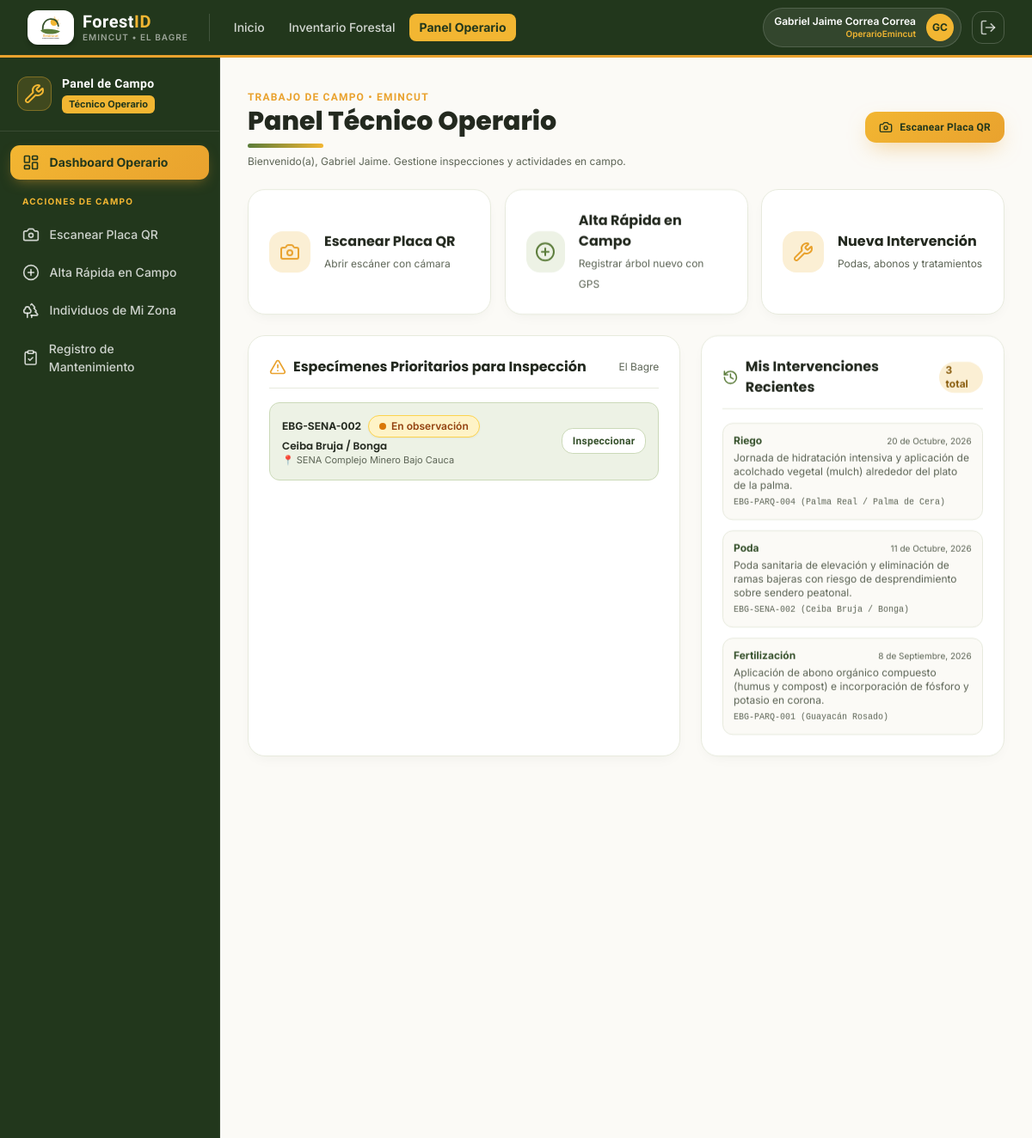
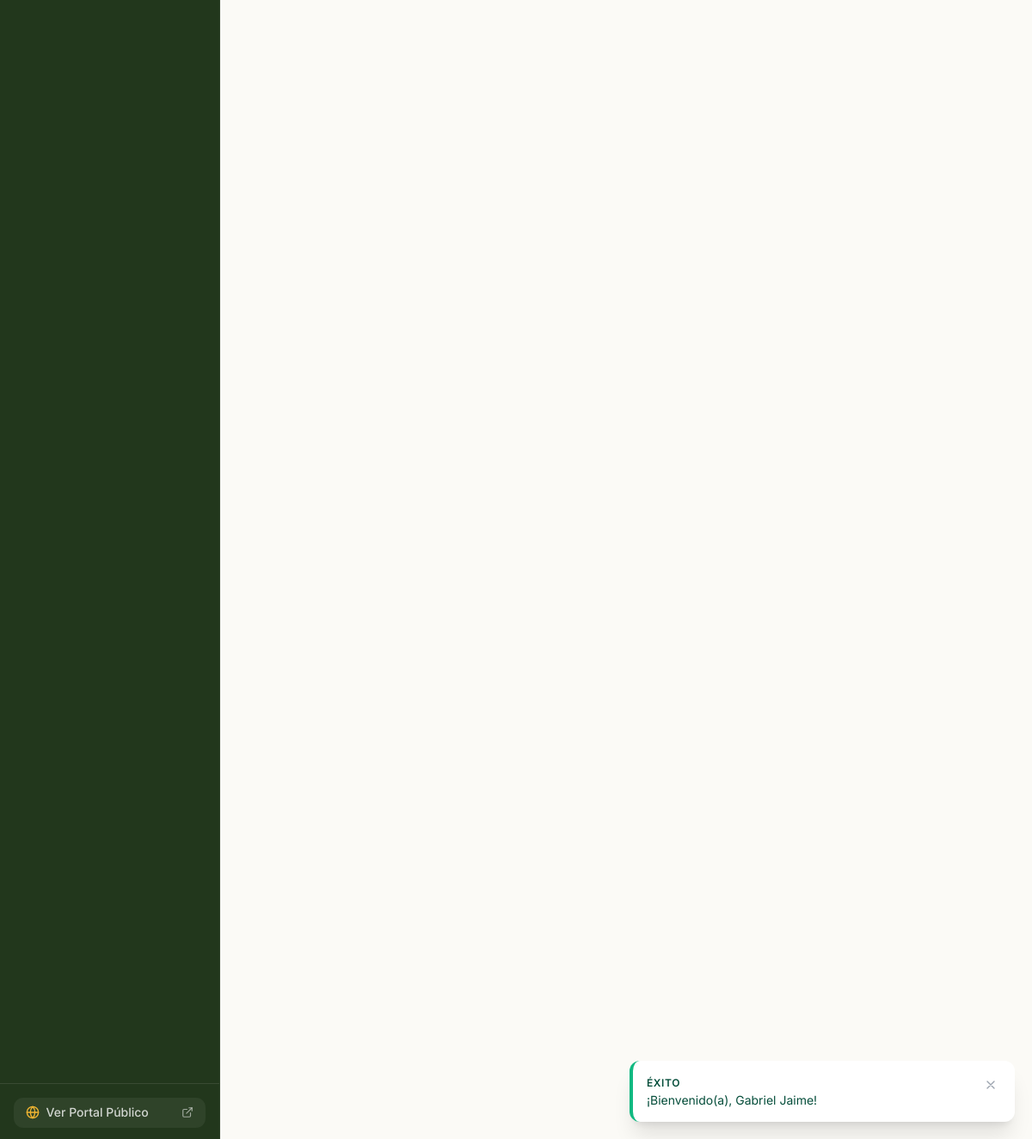
Page /operario/dashboard.php (signed in) on the committed database (2 pictures, top to bottom).
### tables this page shows
CREATE TABLE `individuos_forestales` (
    `id_individuo` CHAR(36) NOT NULL DEFAULT (UUID()),
    `codigo_placa` VARCHAR(30) NOT NULL UNIQUE COMMENT 'Identificador alfanumérico físico de la placa QR',
    `id_zona` CHAR(36) NOT NULL,
    `nombre_comun` VARCHAR(150) NOT NULL,
    `nombre_cientifico` VARCHAR(150) NOT NULL,
    `familia_botanica` VARCHAR(100) NOT NULL,
    `tipo_individuo` ENUM('Árbol', 'Palma', 'Arbusto', 'Planta ornamental') NOT NULL DEFAULT 'Árbol',
    `fecha_siembra` DATE NULL,
    `latitud` DECIMAL(10,7) NOT NULL,
    `longitud` DECIMAL(10,7) NOT NULL,
    `dap_cm` DECIMAL(6,2) NOT NULL COMMENT 'Diámetro a la Altura del Pecho en centímetros (a 1.30 m)',
    `altura_total_m` DECIMAL(5,2) NOT NULL COMMENT 'Altura total estimada en metros',
    `diametro_copa_m` DECIMAL(5,2) NOT NULL COMMENT 'Diámetro promedio de copa en metros',
    `foto_principal_url` VARCHAR(255) NULL,
    `descripcion_general` TEXT NULL,
    `id_estado_fitosanitario_actual` CHAR(36) NULL COMMENT 'Referencia al último estado registrado',
    `qr_url` VARCHAR(255) NULL COMMENT 'Ruta relativa de la imagen QR generada',
    `registrado_por` CHAR(36) NOT NULL,
    `estado_registro` TINYINT(1) NOT NULL DEFAULT 1 COMMENT '1: Activo, 0: Dado de baja lógica',
    `fecha_registro` DATETIME NOT NULL DEFAULT CURRENT_TIMESTAMP,
    `fecha_actualizacion` DATETIME NOT NULL DEFAULT CURRENT_TIMESTAMP ON UPDATE CURRENT_TIMESTAMP,
    PRIMARY KEY (`id_individuo`),
    CONSTRAINT `fk_indiv_zonas` FOREIGN KEY (`id_zona`) REFERENCES `zonas` (`id_zona`) ON UPDATE CASCADE ON DELETE RESTRICT,
    CONSTRAINT `fk_indiv_usuarios` FOREIGN KEY (`registrado_por`) REFERENCES `usuarios` (`id_usuario`) ON UPDATE CASCADE ON DELETE RESTRICT,
    INDEX `idx_indiv_codigo_placa` (`codigo_placa`),
    INDEX `idx_indiv_zona` (`id_zona`),
    INDEX `idx_indiv_especie` (`nombre_comun`, `nombre_cientifico`),
    INDEX `idx_indiv_coords` (`latitud`, `longitud`)
);

CREATE TABLE `zonas` (
    `id_zona` CHAR(36) NOT NULL DEFAULT (UUID()),
    `nombre_zona` VARCHAR(100) NOT NULL,
    `descripcion` VARCHAR(255) NULL,
    `municipio` VARCHAR(100) NOT NULL DEFAULT 'El Bagre',
    `departamento` VARCHAR(100) NOT NULL DEFAULT 'Antioquia',
    `latitud_referencia` DECIMAL(10,7) NULL,
    `longitud_referencia` DECIMAL(10,7) NULL,
    `estado` TINYINT(1) NOT NULL DEFAULT 1 COMMENT '1: Activa, 0: Inactiva',
    `fecha_creacion` DATETIME NOT NULL DEFAULT CURRENT_TIMESTAMP,
    PRIMARY KEY (`id_zona`),
    INDEX `idx_zonas_municipio` (`municipio`)
);

CREATE TABLE `actividades_mantenimiento` (
    `id_actividad` CHAR(36) NOT NULL DEFAULT (UUID()),
    `id_individuo` CHAR(36) NOT NULL,
    `tipo_actividad` ENUM('Poda', 'Fumigación', 'Fertilización', 'Riego', 'Trasplante', 'Tala', 'Tutoreo', 'Reporte ciudadano', 'Otro') NOT NULL,
    `descripcion` TEXT NOT NULL,
    `evidencia_foto_url` VARCHAR(255) NULL,
    `realizado_por` CHAR(36) NULL COMMENT 'Nullable para permitir reportes ciudadanos anónimos',
    `fecha_actividad` DATETIME NOT NULL DEFAULT CURRENT_TIMESTAMP,
    `fecha_registro` DATETIME NOT NULL DEFAULT CURRENT_TIMESTAMP,
    PRIMARY KEY (`id_actividad`),
    CONSTRAINT `fk_actividades_individuos` FOREIGN KEY (`id_individuo`) REFERENCES `individuos_forestales` (`id_individuo`) ON UPDATE CASCADE ON DELETE CASCADE,
    CONSTRAINT `fk_actividades_usuarios` FOREIGN KEY (`realizado_por`) REFERENCES `usuarios` (`id_usuario`) ON UPDATE CASCADE ON DELETE SET NULL,
    INDEX `idx_actividades_individuo` (`id_individuo`),
    INDEX `idx_actividades_tipo` (`tipo_actividad`),
    INDEX `idx_actividades_fecha` (`fecha_actividad`)
);

### operario/dashboard.php (the view, shortened to what this page needs)
<?php
require_once __DIR__ . '/../includes/funciones.php';
$pdo = getDBConnection();
$usuario_id = $_SESSION['usuario']['id_usuario'];
$mis_actividades_stmt = $pdo->prepare("SELECT COUNT(*) FROM `actividades_mantenimiento` WHERE realizado_por = :u");
$mis_actividades_stmt->execute([':u' => $usuario_id]);
$total_mis_actividades = (int)$mis_actividades_stmt->fetchColumn();
$stmtPendientes = $pdo->query("
    SELECT i.id_individuo, i.codigo_placa, i.nombre_comun, z.nombre_zona, e.estado, e.fecha_evaluacion
    FROM `individuos_forestales` i
    INNER JOIN `zonas` z ON i.id_zona = z.id_zona
    LEFT JOIN `estados_fitosanitarios` e ON i.id_estado_fitosanitario_actual = e.id_estado
    WHERE i.estado_registro = 1 AND (e.estado IN ('En observación', 'Enfermo', 'Plagado', 'En riesgo') OR e.fecha_evaluacion < DATE_SUB(NOW(), INTERVAL 90 DAY))
    ORDER BY e.fecha_evaluacion ASC
    LIMIT 6
");
$pendientes = $stmtPendientes->fetchAll();
$stmtHist = $pdo->prepare("
    SELECT a.*, i.codigo_placa, i.nombre_comun
    FROM `actividades_mantenimiento` a
    INNER JOIN `individuos_forestales` i ON a.id_individuo = i.id_individuo
    WHERE a.realizado_por = :u
    ORDER BY a.fecha_actividad DESC
    LIMIT 5
");
$stmtHist->execute([':u' => $usuario_id]);
$ultimos_mantenimientos = $stmtHist->fetchAll();
require_once __DIR__ . '/../includes/header.php';
require_once __DIR__ . '/../includes/navbar.php';
?>
<div class="flex-1 flex flex-col md:flex-row">
    <?php require_once __DIR__ . '/../includes/sidebar_operario.php'; ?>
    <main class="flex-1 p-6 sm:p-8 space-y-6 overflow-y-auto" style="background:var(--emi-hueso)">
        <div class="flex flex-col sm:flex-row items-start sm:items-center justify-between gap-4 al-scroll">
            <div>
                <span class="emi-display text-xs font-bold uppercase tracking-widest" style="color:var(--emi-ambar)">Trabajo de Campo • Emincut</span>
                <h1 class="font-heading font-extrabold text-2xl sm:text-3xl" style="color:var(--emi-tinta)">
                    Panel Técnico Operario
                </h1>
                <div class="linea-sol mt-2"></div>
                <p class="text-xs mt-2" style="color:var(--emi-tinta-suave)">
                    Bienvenido(a), <?= htmlspecialchars($_SESSION['usuario']['nombres']) ?>. Gestione inspecciones y actividades en campo.
                </p>
            </div>
            <div class="flex items-center gap-2">
                <a href="<?= BASE_URL ?>operario/escanear.php" class="emi-btn emi-btn-sol text-xs py-2.5 px-4">
                    <span class="inline-flex items-center gap-2"><i data-lucide="camera" class="w-4 h-4"></i> Escanear Placa QR</span>
                </a>
            </div>
        </div>
        <div class="grid grid-cols-1 sm:grid-cols-3 gap-4">
            <a href="<?= BASE_URL ?>operario/escanear.php" class="emi-card p-6 flex items-center gap-4 group al-scroll">
                <div class="w-12 h-12 rounded-2xl flex items-center justify-center group-hover:scale-110 transition-transform" style="background:var(--emi-amarillo-suave); color:var(--emi-ambar)">
                    <i data-lucide="camera" class="w-6 h-6"></i>
                </div>
                <div>
                    <span class="block text-base font-bold font-heading" style="color:var(--emi-tinta)">Escanear Placa QR</span>
                    <span class="text-xs" style="color:var(--emi-tinta-suave)">Abrir escáner con cámara</span>
                </div>
            </a>
            <a href="<?= BASE_URL ?>operario/registrar_individuo.php" class="emi-card p-6 flex items-center gap-4 group al-scroll d1">
                <div class="w-12 h-12 rounded-2xl flex items-center justify-center group-hover:scale-110 transition-transform" style="background:var(--emi-verde-suave); color:var(--emi-verde)">
                    <i data-lucide="plus-circle" class="w-6 h-6"></i>
                </div>
                <div>
                    <span class="block text-base font-bold font-heading" style="color:var(--emi-tinta)">Alta Rápida en Campo</span>
                    <span class="text-xs" style="color:var(--emi-tinta-suave)">Registrar árbol nuevo con GPS</span>
                </div>
            </a>
            <a href="<?= BASE_URL ?>operario/actividades/crear.php" class="emi-card p-6 flex items-center gap-4 group al-scroll d2">
                <div class="w-12 h-12 rounded-2xl flex items-center justify-center group-hover:scale-110 transition-transform" style="background:var(--emi-amarillo-suave); color:var(--emi-ambar)">
                    <i data-lucide="wrench" class="w-6 h-6"></i>
                </div>
                <div>
                    <span class="block text-base font-bold font-heading" style="color:var(--emi-tinta)">Nueva Intervención</span>
                    <span class="text-xs" style="color:var(--emi-tinta-suave)">Podas, abonos y tratamientos</span>
                </div>
            </a>
        </div>
        <div class="grid grid-cols-1 lg:grid-cols-12 gap-6">
            <div class="lg:col-span-7 emi-card p-6 space-y-4 al-scroll">
                <div class="flex items-center justify-between border-b border-[#E7EADD] pb-3">
                    <h3 class="font-heading font-bold text-base flex items-center gap-2" style="color:var(--emi-tinta)">
                        <i data-lucide="alert-triangle" class="w-5 h-5" style="color:var(--emi-ambar)"></i>
                        Especímenes Prioritarios para Inspección
                    </h3>
                    <span class="text-xs" style="color:var(--emi-tinta-suave)">El Bagre</span>
                </div>
                <div class="space-y-3">
                    <?php if (empty($pendientes)): ?>
                        <p class="text-xs italic" style="color:var(--emi-tinta-suave)">No hay alertas de inspección pendientes.</p>
                    <?php else: ?>
                        <?php foreach ($pendientes as $p): ?>
                            <div class="p-3.5 rounded-xl flex items-center justify-between gap-3 border" style="background:var(--emi-verde-suave); border-color:#CBD9B8">
                                <div>
                                    <div class="flex items-center gap-2">
                                        <span class="font-bold text-xs" style="color:var(--emi-tinta)"><?= htmlspecialchars($p['codigo_placa']) ?></span>
                                        <?= obtener_badge_estado($p['estado'] ?? 'Sano') ?>
                                    </div>
                                    <h4 class="font-semibold text-xs mt-0.5" style="color:var(--emi-tinta)"><?= htmlspecialchars($p['nombre_comun']) ?></h4>
                                    <span class="block text-[11px]" style="color:var(--emi-tinta-suave)">📍 <?= htmlspecialchars($p['nombre_zona']) ?></span>
                                </div>
                                <a href="<?= BASE_URL ?>operario/individuos/detalle.php?id=<?= $p['id_individuo'] ?>" class="emi-btn text-xs py-1.5 px-3" style="background:#fff; color:var(--emi-verde-oscuro); border:1px solid #CBD9B8">
                                    Inspeccionar
                                </a>
                            </div>
                        <?php endforeach; ?>
                    <?php endif; ?>
                </div>
            </div>
            <div class="lg:col-span-5 emi-card p-6 space-y-4 al-scroll d1">
                <div class="flex items-center justify-between border-b border-[#E7EADD] pb-3">
                    <h3 class="font-heading font-bold text-base flex items-center gap-2" style="color:var(--emi-tinta)">
                        <i data-lucide="history" class="w-5 h-5" style="color:var(--emi-verde)"></i>
                        Mis Intervenciones Recientes
                    </h3>
                    <span class="text-xs font-bold px-2 py-0.5 rounded-full cifra" style="background:var(--emi-amarillo-suave); color:#8A5E10" data-contador="<?= (int)$total_mis_actividades ?>" data-sufijo=" total">0 total</span>
                </div>
                <div class="space-y-3">
                    <?php if (empty($ultimos_mantenimientos)): ?>
                        <p class="text-xs italic" style="color:var(--emi-tinta-suave)">No has registrado intervenciones aún.</p>
                    <?php else: ?>
                        <?php foreach ($ultimos_mantenimientos as $m): ?>
                            <div class="p-3 rounded-xl space-y-1 border" style="background:var(--emi-hueso); border-color:#E7EADD">
                                <div class="flex items-center justify-between">
                                    <span class="font-bold text-xs" style="color:var(--emi-verde-oscuro)"><?= htmlspecialchars($m['tipo_actividad']) ?></span>
                                    <span class="text-[10px]" style="color:var(--emi-tinta-suave)"><?= formatear_fecha($m['fecha_actividad']) ?></span>
                                </div>
                                <p class="text-xs" style="color:var(--emi-tinta-suave)"><?= htmlspecialchars($m['descripcion']) ?></p>
                                <span class="block text-[10px] font-mono" style="color:var(--emi-tinta-suave)"><?= htmlspecialchars($m['codigo_placa']) ?> (<?= htmlspecialchars($m['nombre_comun']) ?>)</span>
                            </div>
                        <?php endforeach; ?>
                    <?php endif; ?>
                </div>
            </div>
        </div>
    </main>
</div>
<?php require_once __DIR__ . '/../includes/footer.php'; ?>

### includes/funciones.php (shortened to what this page needs)
<?php
function obtener_badge_estado(string $estado): string {
    $estado = trim($estado);
    switch ($estado) {
        case 'En observación':
            return '<span class="inline-flex items-center gap-1.5 px-3 py-1 rounded-full text-xs font-semibold bg-amber-100 text-amber-800 border border-amber-300 shadow-sm">
                        <span class="w-2 h-2 rounded-full bg-amber-600 animate-pulse"></span> En observación
                    </span>';
    }
}
function formatear_fecha(?string $fecha, bool $con_hora = false): string {
    $timestamp = strtotime($fecha);
    $meses = [
        1 => 'Enero', 2 => 'Febrero', 3 => 'Marzo', 4 => 'Abril',
        5 => 'Mayo', 6 => 'Junio', 7 => 'Julio', 8 => 'Agosto',
        9 => 'Septiembre', 10 => 'Octubre', 11 => 'Noviembre', 12 => 'Diciembre'
    ];
    $dia = date('j', $timestamp);
    $mes = $meses[(int)date('n', $timestamp)];
    $anio = date('Y', $timestamp);
    return "{$dia} de {$mes}, {$anio}";
}
function get_flash(): ?array {
    if (isset($_SESSION['flash_msg'])) {
        $flash = $_SESSION['flash_msg'];
        return $flash;
    }
    return null;
}
function render_flash(): string {
    $flash = get_flash();
    $tipo = $flash['tipo'];
    $mensaje = htmlspecialchars($flash['mensaje']);
    $estilos = [
        'success' => ['bg' => 'bg-emerald-50 border-emerald-500 text-emerald-900', 'icon' => 'check-circle', 'badge' => 'Éxito'],
        'error'   => ['bg' => 'bg-rose-50 border-rose-500 text-rose-900', 'icon' => 'alert-circle', 'badge' => 'Error'],
        'warning' => ['bg' => 'bg-amber-50 border-amber-500 text-amber-900', 'icon' => 'alert-triangle', 'badge' => 'Atención'],
        'info'    => ['bg' => 'bg-sky-50 border-sky-500 text-sky-900', 'icon' => 'info', 'badge' => 'Información']
    ];
    $cfg = $estilos[$tipo] ?? $estilos['info'];
    return "
    <div id='flash-toast' class='fixed bottom-5 right-5 z-50 max-w-md w-full bg-white border-l-4 {$cfg['bg']} p-4 rounded-xl shadow-xl transition-all duration-300 transform translate-y-0 opacity-100 flex items-start justify-between'>
        <div class='flex items-start gap-3'>
            <div class='mt-0.5 font-bold text-sm'>
                <span class='block font-semibold uppercase tracking-wider text-xs'>{$cfg['badge']}</span>
                <p class='font-normal text-sm mt-0.5 leading-snug'>{$mensaje}</p>
            </div>
        </div>
        <button onclick=\"document.getElementById('flash-toast').remove()\" class='text-gray-400 hover:text-gray-600 p-1'>
            <svg class='w-4 h-4' fill='none' stroke='currentColor' viewBox='0 0 24 24'><path stroke-linecap='round' stroke-linejoin='round' stroke-width='2' d='M6 18L18 6M6 6l12 12'/></svg>
        </button>
    </div>
    <script>
        setTimeout(() => {
            const toast = document.getElementById('flash-toast');
            if (toast) {
                toast.classList.add('opacity-0', 'translate-y-4');
                setTimeout(() => toast.remove(), 400);
            }
        }, 5000);
    </script>
    ";
}

### rows in the picture
individuos_forestales: codigo_placa "EBG-SENA-002", nombre_comun "Ceiba Bruja / Bonga", id_zona.nombre_zona "SENA Complejo Minero Bajo Cauca"
actividades_mantenimiento: tipo_actividad "Riego", fecha_actividad "20 de Octubre, 2026", descripcion "Jornada de hidratación intensiva y aplicación de acolchado vegetal (mulch) alrededor del plato de la palma.", id_individuo.codigo_placa "EBG-PARQ-004", id_individuo.nombre_comun "Palma Real / Palma de Cera"
actividades_mantenimiento: tipo_actividad "Poda", fecha_actividad "11 de Octubre, 2026", descripcion "Poda sanitaria de elevación y eliminación de ramas bajeras con riesgo de desprendimiento sobre sendero peatonal.", id_individuo.codigo_placa "EBG-SENA-002", id_individuo.nombre_comun "Ceiba Bruja / Bonga"
actividades_mantenimiento: tipo_actividad "Fertilización", fecha_actividad "8 de Septiembre, 2026", descripcion "Aplicación de abono orgánico compuesto (humus y compost) e incorporación de fósforo y potasio en corona.", id_individuo.codigo_placa "EBG-PARQ-001", id_individuo.nombre_comun "Guayacán Rosado"

### other values in the picture
$cfg['badge'] "ÉXITO"
$mensaje "¡Bienvenido(a), Gabriel Jaime!"
$usuario_actual['nombres'] . ' ' . $usuario_actual['apellidos'] "Gabriel Jaime Correa Correa"
$usuario_actual['nombre_rol'] "OperarioEmincut"
$_SESSION['usuario']['nombres'] "Gabriel Jaime"
